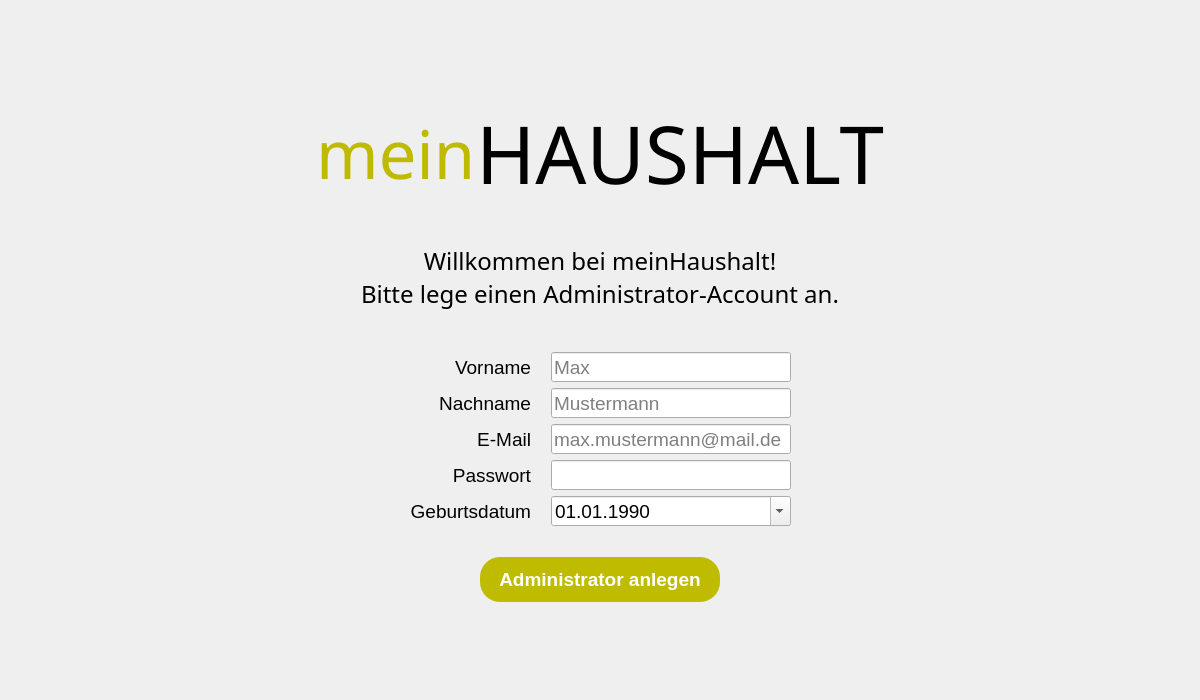
<?xml version="1.0" encoding="UTF-8"?>
<ui version="4.0">
 <class>AdminRegistrationView</class>
 <widget class="QWidget" name="AdminRegistrationView">
  <property name="enabled">
   <bool>true</bool>
  </property>
  <property name="geometry">
   <rect>
    <x>0</x>
    <y>0</y>
    <width>1200</width>
    <height>700</height>
   </rect>
  </property>
  <property name="sizePolicy">
   <sizepolicy hsizetype="Expanding" vsizetype="Preferred">
    <horstretch>0</horstretch>
    <verstretch>0</verstretch>
   </sizepolicy>
  </property>
  <property name="windowTitle">
   <string>meinHaushalt</string>
  </property>
  <property name="styleSheet">
   <string notr="true"/>
  </property>
  <layout class="QVBoxLayout" name="verticalLayout">
   <item>
    <layout class="QVBoxLayout" name="verticalLayout_4">
     <item>
      <layout class="QVBoxLayout" name="verticalLayout_2">
       <item>
        <spacer name="verticalSpacer">
         <property name="orientation">
          <enum>Qt::Vertical</enum>
         </property>
         <property name="sizeHint" stdset="0">
          <size>
           <width>20</width>
           <height>40</height>
          </size>
         </property>
        </spacer>
       </item>
       <item>
        <layout class="QHBoxLayout" name="horizontalLayout">
         <property name="spacing">
          <number>0</number>
         </property>
         <property name="bottomMargin">
          <number>30</number>
         </property>
         <item>
          <spacer name="horizontalSpacer">
           <property name="orientation">
            <enum>Qt::Horizontal</enum>
           </property>
           <property name="sizeHint" stdset="0">
            <size>
             <width>40</width>
             <height>20</height>
            </size>
           </property>
          </spacer>
         </item>
         <item>
          <widget class="QLabel" name="label">
           <property name="font">
            <font>
             <family>Gear Rosemary</family>
             <pointsize>50</pointsize>
            </font>
           </property>
           <property name="text">
            <string>&lt;html&gt;&lt;head/&gt;&lt;body&gt;&lt;p&gt;&lt;span style=&quot; color:#beba00;&quot;&gt;mein&lt;/span&gt;&lt;/p&gt;&lt;/body&gt;&lt;/html&gt;</string>
           </property>
           <property name="margin">
            <number>4</number>
           </property>
           <property name="indent">
            <number>-1</number>
           </property>
           <property name="textInteractionFlags">
            <set>Qt::LinksAccessibleByMouse</set>
           </property>
          </widget>
         </item>
         <item>
          <widget class="QLabel" name="label_2">
           <property name="font">
            <font>
             <family>Gear Rosemary</family>
             <pointsize>60</pointsize>
            </font>
           </property>
           <property name="text">
            <string>HAUSHALT</string>
           </property>
          </widget>
         </item>
         <item>
          <spacer name="horizontalSpacer_2">
           <property name="orientation">
            <enum>Qt::Horizontal</enum>
           </property>
           <property name="sizeHint" stdset="0">
            <size>
             <width>40</width>
             <height>20</height>
            </size>
           </property>
          </spacer>
         </item>
        </layout>
       </item>
       <item>
        <widget class="QLabel" name="label_3">
         <property name="font">
          <font>
           <family>Microsoft JhengHei UI Light</family>
           <pointsize>18</pointsize>
          </font>
         </property>
         <property name="text">
          <string>Willkommen bei meinHaushalt!
Bitte lege einen Administrator-Account an.</string>
         </property>
         <property name="alignment">
          <set>Qt::AlignCenter</set>
         </property>
        </widget>
       </item>
       <item>
        <layout class="QHBoxLayout" name="horizontalLayout_2">
         <property name="spacing">
          <number>20</number>
         </property>
         <property name="topMargin">
          <number>35</number>
         </property>
         <item>
          <spacer name="horizontalSpacer_3">
           <property name="orientation">
            <enum>Qt::Horizontal</enum>
           </property>
           <property name="sizeHint" stdset="0">
            <size>
             <width>40</width>
             <height>20</height>
            </size>
           </property>
          </spacer>
         </item>
         <item>
          <layout class="QVBoxLayout" name="verticalLayout_3">
           <property name="spacing">
            <number>6</number>
           </property>
           <item>
            <widget class="QLabel" name="label_4">
             <property name="font">
              <font>
               <family>MS Shell Dlg 2</family>
               <pointsize>14</pointsize>
               <weight>50</weight>
               <bold>false</bold>
              </font>
             </property>
             <property name="text">
              <string>Vorname</string>
             </property>
             <property name="alignment">
              <set>Qt::AlignRight|Qt::AlignTrailing|Qt::AlignVCenter</set>
             </property>
            </widget>
           </item>
           <item>
            <widget class="QLabel" name="label_5">
             <property name="font">
              <font>
               <family>MS Shell Dlg 2</family>
               <pointsize>14</pointsize>
               <weight>50</weight>
               <bold>false</bold>
              </font>
             </property>
             <property name="text">
              <string>Nachname</string>
             </property>
             <property name="alignment">
              <set>Qt::AlignRight|Qt::AlignTrailing|Qt::AlignVCenter</set>
             </property>
            </widget>
           </item>
           <item>
            <widget class="QLabel" name="label_6">
             <property name="font">
              <font>
               <pointsize>14</pointsize>
              </font>
             </property>
             <property name="text">
              <string>E-Mail</string>
             </property>
             <property name="alignment">
              <set>Qt::AlignRight|Qt::AlignTrailing|Qt::AlignVCenter</set>
             </property>
            </widget>
           </item>
           <item>
            <widget class="QLabel" name="label_7">
             <property name="font">
              <font>
               <pointsize>14</pointsize>
              </font>
             </property>
             <property name="text">
              <string>Passwort</string>
             </property>
             <property name="alignment">
              <set>Qt::AlignRight|Qt::AlignTrailing|Qt::AlignVCenter</set>
             </property>
            </widget>
           </item>
           <item>
            <widget class="QLabel" name="label_8">
             <property name="font">
              <font>
               <pointsize>14</pointsize>
              </font>
             </property>
             <property name="text">
              <string>Geburtsdatum</string>
             </property>
             <property name="alignment">
              <set>Qt::AlignRight|Qt::AlignTrailing|Qt::AlignVCenter</set>
             </property>
             <property name="indent">
              <number>-1</number>
             </property>
            </widget>
           </item>
          </layout>
         </item>
         <item>
          <layout class="QVBoxLayout" name="verticalLayout_5">
           <property name="spacing">
            <number>6</number>
           </property>
           <item>
            <widget class="QLineEdit" name="firstNameLine">
             <property name="minimumSize">
              <size>
               <width>240</width>
               <height>30</height>
              </size>
             </property>
             <property name="maximumSize">
              <size>
               <width>240</width>
               <height>30</height>
              </size>
             </property>
             <property name="font">
              <font>
               <pointsize>14</pointsize>
              </font>
             </property>
             <property name="styleSheet">
              <string notr="true"/>
             </property>
             <property name="inputMask">
              <string/>
             </property>
             <property name="maxLength">
              <number>100</number>
             </property>
             <property name="placeholderText">
              <string>Max</string>
             </property>
            </widget>
           </item>
           <item>
            <widget class="QLineEdit" name="lastNameLine">
             <property name="minimumSize">
              <size>
               <width>240</width>
               <height>30</height>
              </size>
             </property>
             <property name="maximumSize">
              <size>
               <width>240</width>
               <height>30</height>
              </size>
             </property>
             <property name="font">
              <font>
               <pointsize>14</pointsize>
              </font>
             </property>
             <property name="maxLength">
              <number>100</number>
             </property>
             <property name="frame">
              <bool>true</bool>
             </property>
             <property name="placeholderText">
              <string>Mustermann</string>
             </property>
            </widget>
           </item>
           <item>
            <widget class="QLineEdit" name="emailLine">
             <property name="minimumSize">
              <size>
               <width>240</width>
               <height>30</height>
              </size>
             </property>
             <property name="maximumSize">
              <size>
               <width>240</width>
               <height>30</height>
              </size>
             </property>
             <property name="font">
              <font>
               <pointsize>14</pointsize>
              </font>
             </property>
             <property name="maxLength">
              <number>100</number>
             </property>
             <property name="frame">
              <bool>true</bool>
             </property>
             <property name="placeholderText">
              <string>max.mustermann@mail.de</string>
             </property>
            </widget>
           </item>
           <item>
            <widget class="QLineEdit" name="passwordLine">
             <property name="minimumSize">
              <size>
               <width>240</width>
               <height>30</height>
              </size>
             </property>
             <property name="maximumSize">
              <size>
               <width>240</width>
               <height>30</height>
              </size>
             </property>
             <property name="font">
              <font>
               <pointsize>14</pointsize>
               <weight>75</weight>
               <bold>true</bold>
              </font>
             </property>
             <property name="maxLength">
              <number>100</number>
             </property>
             <property name="frame">
              <bool>true</bool>
             </property>
             <property name="echoMode">
              <enum>QLineEdit::Password</enum>
             </property>
            </widget>
           </item>
           <item>
            <widget class="QDateEdit" name="birthDate">
             <property name="sizePolicy">
              <sizepolicy hsizetype="Expanding" vsizetype="Fixed">
               <horstretch>0</horstretch>
               <verstretch>0</verstretch>
              </sizepolicy>
             </property>
             <property name="minimumSize">
              <size>
               <width>240</width>
               <height>30</height>
              </size>
             </property>
             <property name="maximumSize">
              <size>
               <width>240</width>
               <height>30</height>
              </size>
             </property>
             <property name="font">
              <font>
               <pointsize>14</pointsize>
              </font>
             </property>
             <property name="dateTime">
              <datetime>
               <hour>0</hour>
               <minute>0</minute>
               <second>0</second>
               <year>1990</year>
               <month>1</month>
               <day>1</day>
              </datetime>
             </property>
             <property name="displayFormat">
              <string>dd.MM.yyyy</string>
             </property>
             <property name="calendarPopup">
              <bool>true</bool>
             </property>
            </widget>
           </item>
          </layout>
         </item>
         <item>
          <spacer name="horizontalSpacer_4">
           <property name="orientation">
            <enum>Qt::Horizontal</enum>
           </property>
           <property name="sizeHint" stdset="0">
            <size>
             <width>40</width>
             <height>20</height>
            </size>
           </property>
          </spacer>
         </item>
        </layout>
       </item>
       <item>
        <layout class="QHBoxLayout" name="horizontalLayout_3">
         <property name="spacing">
          <number>6</number>
         </property>
         <property name="topMargin">
          <number>25</number>
         </property>
         <item>
          <spacer name="horizontalSpacer_5">
           <property name="orientation">
            <enum>Qt::Horizontal</enum>
           </property>
           <property name="sizeHint" stdset="0">
            <size>
             <width>40</width>
             <height>20</height>
            </size>
           </property>
          </spacer>
         </item>
         <item>
          <widget class="QPushButton" name="confirmButton">
           <property name="minimumSize">
            <size>
             <width>240</width>
             <height>45</height>
            </size>
           </property>
           <property name="maximumSize">
            <size>
             <width>240</width>
             <height>45</height>
            </size>
           </property>
           <property name="font">
            <font>
             <pointsize>14</pointsize>
             <weight>75</weight>
             <bold>true</bold>
            </font>
           </property>
           <property name="cursor">
            <cursorShape>PointingHandCursor</cursorShape>
           </property>
           <property name="styleSheet">
            <string notr="true">QPushButton {
color: white;
background-color: rgb(191, 187, 0); 
border-radius: 20px;
border-style: outset;
padding: 10px;
}

QPushButton:disabled {

}

QPushButton:hover {
background: qradialgradient(
cx: 0.3, cy: -0.4, fx: 0.3, fy: -0.4,
radius: 1.35, stop: 0 #fff, stop: 1 rgb(193, 189, 0)
);
}

QPushButton:pressed {
border-style: inset;
background: qradialgradient(
cx: 0.4, cy: -0.1, fx: 0.4, fy: -0.1,
radius: 1.35, stop: 0 #fff, stop: 1 #ddd
);
}

QPushButton:focus {
	border: none;
	outline: none;
}</string>
           </property>
           <property name="text">
            <string>Administrator anlegen</string>
           </property>
          </widget>
         </item>
         <item>
          <spacer name="horizontalSpacer_6">
           <property name="orientation">
            <enum>Qt::Horizontal</enum>
           </property>
           <property name="sizeHint" stdset="0">
            <size>
             <width>40</width>
             <height>20</height>
            </size>
           </property>
          </spacer>
         </item>
        </layout>
       </item>
       <item>
        <spacer name="verticalSpacer_2">
         <property name="orientation">
          <enum>Qt::Vertical</enum>
         </property>
         <property name="sizeHint" stdset="0">
          <size>
           <width>20</width>
           <height>40</height>
          </size>
         </property>
        </spacer>
       </item>
      </layout>
     </item>
    </layout>
   </item>
  </layout>
 </widget>
 <resources/>
 <connections/>
</ui>
